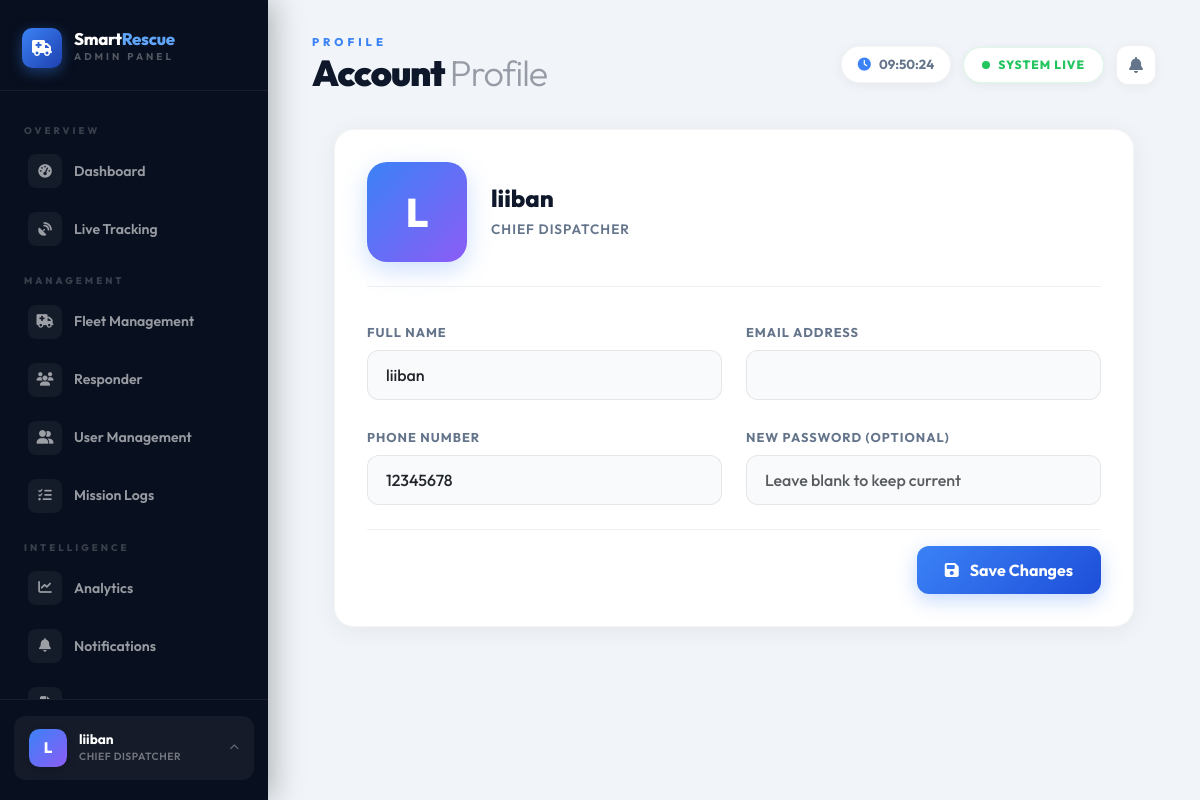
The app's page /admin/profile.php (signed in) with its own data.
### tables this page shows
CREATE TABLE `system_settings` (
  `id` int(11) NOT NULL AUTO_INCREMENT,
  `setting_key` varchar(100) DEFAULT NULL,
  `setting_value` text DEFAULT NULL,
  `updated_at` timestamp NOT NULL DEFAULT current_timestamp() ON UPDATE current_timestamp(),
  PRIMARY KEY (`id`),
  UNIQUE KEY `setting_key` (`setting_key`)
);

CREATE TABLE `users` (
  `id` int(11) NOT NULL AUTO_INCREMENT,
  `fullname` varchar(100) NOT NULL,
  `phone` varchar(20) NOT NULL,
  `email` varchar(100) NOT NULL,
  `password` varchar(255) NOT NULL,
  `created_at` timestamp NOT NULL DEFAULT current_timestamp(),
  `role` varchar(50) NOT NULL DEFAULT 'user',
  `profile_image` varchar(255) DEFAULT NULL,
  `dark_mode` tinyint(1) DEFAULT 0,
  `medical_info` text DEFAULT NULL,
  `emergency_contacts` text DEFAULT NULL,
  `current_lat` decimal(10,8) DEFAULT NULL,
  `current_lng` decimal(11,8) DEFAULT NULL,
  `location_updated_at` timestamp NOT NULL DEFAULT current_timestamp() ON UPDATE current_timestamp(),
  `language` varchar(10) DEFAULT 'en',
  `date_format` varchar(10) DEFAULT 'dmy',
  `gps_enabled` tinyint(1) DEFAULT 1,
  `share_live_location` tinyint(1) DEFAULT 1,
  `location_history` tinyint(1) DEFAULT 0,
  `vibration_enabled` tinyint(1) DEFAULT 1,
  `notifications_enabled` tinyint(1) DEFAULT 1,
  `gps_access` tinyint(1) DEFAULT 1,
  `live_sos_location` tinyint(1) DEFAULT 1,
  `time_format_24h` tinyint(1) DEFAULT 1,
  `sound_alerts` tinyint(1) DEFAULT 1,
  `emergency_updates` tinyint(1) DEFAULT 1,
  `location_sharing` tinyint(1) DEFAULT 1,
  `auto_gps_tracking` tinyint(1) DEFAULT 1,
  `session_timeout` varchar(20) DEFAULT '30',
  `birth_date` date DEFAULT NULL,
  `gender` varchar(10) DEFAULT NULL,
  `last_session_id` varchar(255) DEFAULT NULL,
  PRIMARY KEY (`id`),
  UNIQUE KEY `email` (`email`)
);

### admin/includes/lang.php (called while the page is built, shortened)
<?php
if (!isset($sys_lang)) {
    $sys_lang = 'en';
    if (isset($conn)) {
        if (function_exists('get_setting')) {
            $sys_lang = get_setting($conn, 'language', 'en');
        } else {
            $_lang_res = mysqli_query($conn, "SELECT setting_value FROM system_settings WHERE setting_key='language' LIMIT 1");
            if ($_lang_res && $_lang_row = mysqli_fetch_assoc($_lang_res)) {
                $sys_lang = $_lang_row['setting_value'] ?: 'en';
            }
        }
    }
}
function t($key) {
    global $translations, $sys_lang;
    $lang = $sys_lang ?? 'en';
    if (isset($translations[$lang][$key])) {
        return $translations[$lang][$key];
    }
    return $key;
}
?>

### admin/profile.php (the view, shortened to what this page needs)
<?php
require_once '../config/db.php';
$user_id = $_SESSION['user_id'];
$q = mysqli_query($conn, "SELECT * FROM users WHERE id=$user_id");
$user = mysqli_fetch_assoc($q);
?>
<!DOCTYPE html>
<html lang="en">
<head>
<link rel="stylesheet" href="https://cdn.jsdelivr.net/npm/bootstrap@5.3.2/dist/css/bootstrap.min.css">
<link rel="stylesheet" href="https://cdnjs.cloudflare.com/ajax/libs/font-awesome/6.5.0/css/all.min.css">
</head>
<body>
<?php include 'includes/sidebar.php'; ?>
<main class="main-wrapper">
<?php $page_title = 'Account'; $page_subtitle = 'Profile'; include 'includes/topbar.php'; ?>
<div class="profile-card">
    <form method="POST" enctype="multipart/form-data">
        <div class="profile-header">
            <div class="avatar-upload" onclick="document.getElementById('profile_image').click()">
                <?php if (!empty($user['profile_image'])): ?>
                    <img id="avatar-preview" src="../<?= htmlspecialchars($user['profile_image']) ?>" alt="Avatar">
                <?php else: ?>
                    <span id="avatar-initial"><?= strtoupper(substr($user['fullname'] ?? 'A', 0, 1)) ?></span>
                <?php endif; ?>
            </div>
            <div class="profile-title">
                <h4><?= htmlspecialchars($user['fullname'] ?? 'Admin') ?></h4>
                <p>Chief Dispatcher</p>
            </div>
        </div>
        <div class="row g-4">
            <div class="col-md-6">
                <label class="form-label">Full Name</label>
                <input type="text" name="fullname" class="form-control" value="<?= htmlspecialchars($user['fullname'] ?? '') ?>" required>
            </div>
            <div class="col-md-6">
                <label class="form-label">Email Address</label>
                <input type="email" name="email" class="form-control" value="<?= htmlspecialchars($user['email'] ?? '') ?>" required>
            </div>
            <div class="col-md-6">
                <label class="form-label">Phone Number</label>
                <input type="text" name="phone" class="form-control" value="<?= htmlspecialchars($user['phone'] ?? '') ?>" required>
            </div>
            <div class="col-md-6">
                <label class="form-label">New Password (optional)</label>
                <input type="password" name="password" class="form-control" placeholder="Leave blank to keep current">
            </div>
        </div>
        <div class="mt-4 pt-3 text-end border-top" style="border-color: rgba(0,0,0,0.06) !important;">
            <button type="submit" class="btn btn-save"><i class="fa fa-save me-2"></i> Save Changes</button>
        </div>
    </form>
</div>
</main>
</body>
</html>

### admin/includes/sidebar.php (shortened to what this page needs)
<?php
$current_page = basename($_SERVER['PHP_SELF']);
function navActive($page, $current) {
    return $page === $current ? 'active' : '';
}
if (!function_exists('t')) {
    require_once __DIR__ . '/lang.php';
}
?>
<aside class="sidebar">
    <a href="index.php" class="sidebar-brand">
        <div class="sidebar-brand-icon"><i class="fa fa-truck-medical"></i></div>
        <div>
            <div class="sidebar-brand-text">Smart<span>Rescue</span></div>
            <div class="sidebar-brand-sub"><?= t('Admin Panel') ?></div>
        </div>
    </a>
    <nav class="sidebar-nav">
        <div class="nav-section-label"><?= t('Overview') ?></div>
        <a href="index.php" class="nav-item-link <?= navActive('index.php', $current_page) ?>">
            <span class="nav-icon"><i class="fa fa-gauge-high"></i></span>
            <?= t('Dashboard') ?>
        </a>
        <a href="live-tracking.php" class="nav-item-link <?= navActive('live-tracking.php', $current_page) ?>">
            <span class="nav-icon"><i class="fa fa-satellite-dish"></i></span>
            <?= t('Live Tracking') ?>
        </a>
        <div class="nav-section-label"><?= t('Management') ?></div>
        <a href="fleet.php" class="nav-item-link <?= navActive('fleet.php', $current_page) ?>">
            <span class="nav-icon"><i class="fa fa-truck-medical"></i></span>
            <?= t('Fleet Management') ?>
        </a>
        <a href="team.php" class="nav-item-link <?= navActive('team.php', $current_page) ?>">
            <span class="nav-icon"><i class="fa fa-users"></i></span>
            <?= t('Responder') ?>
        </a>
        <a href="users.php" class="nav-item-link <?= navActive('users.php', $current_page) ?>">
            <span class="nav-icon"><i class="fa fa-user-group"></i></span>
            <?= t('User Management') ?>
        </a>
        <a href="view-requests.php" class="nav-item-link <?= navActive('view-requests.php', $current_page) ?>">
            <span class="nav-icon"><i class="fa fa-list-check"></i></span>
            <?= t('Mission Logs') ?>
        </a>
        <div class="nav-section-label"><?= t('Intelligence') ?></div>
        <a href="analytics.php" class="nav-item-link <?= navActive('analytics.php', $current_page) ?>">
            <span class="nav-icon"><i class="fa fa-chart-line"></i></span>
            <?= t('Analytics') ?>
        </a>
        <a href="notifications.php" class="nav-item-link <?= navActive('notifications.php', $current_page) ?>">
            <span class="nav-icon"><i class="fa fa-bell"></i></span>
            <?= t('Notifications') ?>
        </a>
        <a href="reports.php" class="nav-item-link <?= navActive('reports.php', $current_page) ?>">
            <span class="nav-icon"><i class="fa fa-file-lines"></i></span>
        </a>
    </nav>
    <div class="sidebar-footer">
        <div class="profile-dropdown-wrapper" id="pddWrapper">
            <div class="admin-profile-card" id="pddTrigger" role="button" aria-haspopup="true" aria-expanded="false">
                <div style="display:flex; align-items:center; gap:12px;">
                    <div class="admin-avatar">
                        <?php if(!empty($_SESSION['profile_image'])): ?>
                            <img src="../<?= htmlspecialchars($_SESSION['profile_image']) ?>" style="width:100%;height:100%;object-fit:cover;" alt="avatar">
                        <?php else: ?>
                            <?= strtoupper(substr($_SESSION['fullname'] ?? 'A', 0, 1)) ?>
                        <?php endif; ?>
                    </div>
                    <div>
                        <div class="admin-name"><?= htmlspecialchars($_SESSION['fullname'] ?? 'Admin') ?></div>
                        <div class="admin-role">Chief Dispatcher</div>
                    </div>
                </div>
                <i class="fa fa-chevron-up pdd-chevron" aria-hidden="true"></i>
            </div>
        </div>
    </div>
</aside>

### admin/profile.php (style rules this page uses)
:root { --bg:#f1f5f9;--card-bg:#fff;--text:#0f172a;--text-muted:#64748b;--accent:#3b82f6;--sidebar-width:268px;--shadow:0 4px 24px rgba(0,0,0,0.06); }
body { font-family:'Outfit',sans-serif;background:var(--bg);color:var(--text); }
.main-wrapper { margin-left:var(--sidebar-width);padding:36px 44px;min-height:100vh; }
.profile-card { background: var(--card-bg); border-radius: 20px; box-shadow: var(--shadow); border: 1px solid rgba(0,0,0,0.04); padding: 32px; max-width: 800px; margin: 0 auto; }
.profile-header { display: flex; align-items: center; gap: 24px; margin-bottom: 32px; padding-bottom: 24px; border-bottom: 1px solid rgba(0,0,0,0.06); }
.avatar-upload { position: relative; width: 100px; height: 100px; border-radius: 20px; background: linear-gradient(135deg, #3b82f6, #8b5cf6); display: flex; align-items: center; justify-content: center; color: white; font-size: 2.5rem; font-weight: 800; box-shadow: 0 8px 24px rgba(59,130,246,0.25); flex-shrink: 0; overflow: hidden; }
.profile-title h4 { font-weight: 800; margin: 0 0 6px 0; color: var(--text); }
.profile-title p { font-size: 0.85rem; font-weight: 600; color: var(--text-muted); margin: 0; text-transform: uppercase; letter-spacing: 1px; }
.form-label { font-size: 0.8rem; font-weight: 700; color: var(--text-muted); text-transform: uppercase; letter-spacing: 1px; margin-bottom: 8px; }
.form-control { padding: 12px 18px; border-radius: 12px; border: 1px solid rgba(0,0,0,0.08); font-family: 'Outfit', sans-serif; font-weight: 500; background: #f8fafc; transition: 0.2s; }
.btn-save { background: linear-gradient(135deg, #3b82f6, #1d4ed8); color: white; padding: 12px 28px; border-radius: 12px; font-weight: 700; border: none; box-shadow: 0 6px 20px rgba(59,130,246,0.3); transition: transform 0.2s, box-shadow 0.2s; }

### records on screen
system_settings: setting_value "ADMIN PANEL", setting_value "OVERVIEW", setting_value "Dashboard", setting_value "Live Tracking", setting_value "MANAGEMENT", setting_value "Fleet Management", setting_value "Responder", setting_value "User Management", setting_value "Mission Logs", setting_value "INTELLIGENCE", setting_value "Analytics", setting_value "Notifications"
users: fullname "L", fullname "liiban", phone "12345678"

### other values on screen
substr($_SESSION['fullname'] ?? 'A', 0, 1) "L"
$_SESSION['fullname'] "liiban"
$page_subtitle "PROFILE"
$page_title "Account"
$page_subtitle "Profile"
